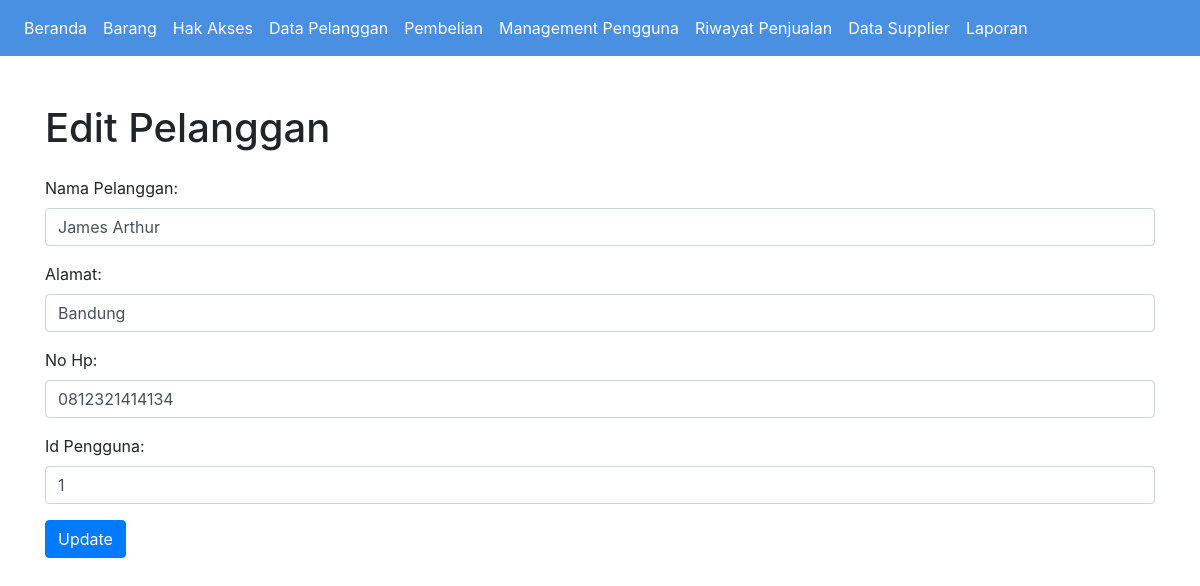
The page /pelanggan/update_pelanggan.php?id=1 on the database its author committed.
### tables this page shows
CREATE TABLE `pelanggan` (
  `IdPelanggan` int(11) NOT NULL,
  `NamaPelanggan` varchar(100) NOT NULL,
  `Alamat` varchar(100) NOT NULL,
  `NoHp` varchar(20) NOT NULL,
  `IdPengguna` int(11) NOT NULL
);

### pelanggan/Pelanggan.php (called while the page is built, shortened)
<?php
class Pelanggan {
    private $conn;
    public function __construct($conn) {
        $this->conn = $conn;
    }
    public function getById($idPelanggan) {
        $sql = "SELECT * FROM pelanggan WHERE IdPelanggan=?";
        $stmt = $this->conn->prepare($sql);
        $stmt->bind_param("i", $idPelanggan);
        $stmt->execute();
        return $stmt->get_result()->fetch_assoc();
    }
}
?>

### pelanggan/update_pelanggan.php (the view, shortened to what this page needs)
<?php
include '../header.php';
include 'Pelanggan.php';
include '../connect.php';
$pelanggan = new Pelanggan($conn);
$idPelanggan = $_GET['id'];
$data = $pelanggan->getById($idPelanggan);
?>
<!DOCTYPE html>
<html lang="en">
<head>
    <link href="https://stackpath.bootstrapcdn.com/bootstrap/4.5.2/css/bootstrap.min.css" rel="stylesheet">
</head>
<body>
    <div class="container mt-5">
        <h1 class="mb-4">Edit Pelanggan</h1>
        <form method="POST">
            <div class="form-group">
                <label for="namaPelanggan">Nama Pelanggan:</label>
                <input type="text" class="form-control" id="namaPelanggan" name="namaPelanggan" value="<?php echo $data['NamaPelanggan']; ?>" required>
            </div>
            <div class="form-group">
                <label for="alamat">Alamat:</label>
                <input type="text" class="form-control" id="alamat" name="alamat" value="<?php echo $data['Alamat']; ?>" required>
            </div>
            <div class="form-group">
                <label for="noHp">No Hp:</label>
                <input type="text" class="form-control" id="noHp" name="noHp" value="<?php echo $data['NoHp']; ?>" required>
            </div>
            <div class="form-group">
                <label for="idPengguna">Id Pengguna:</label>
                <input type="text" class="form-control" id="idPengguna" name="idPengguna" value="<?php echo $data['IdPengguna']; ?>" required>
            </div>
            <button type="submit" class="btn btn-primary">Update</button>
        </form>
    </div>
</body>
</html>

### header.php (style rules this page uses)
body { background-color: #f0f8ff; color: #333; }

### rows shown on the page
pelanggan: namaPelanggan "James Arthur", alamat "Bandung", noHp "0812321414134", idPengguna "1"
